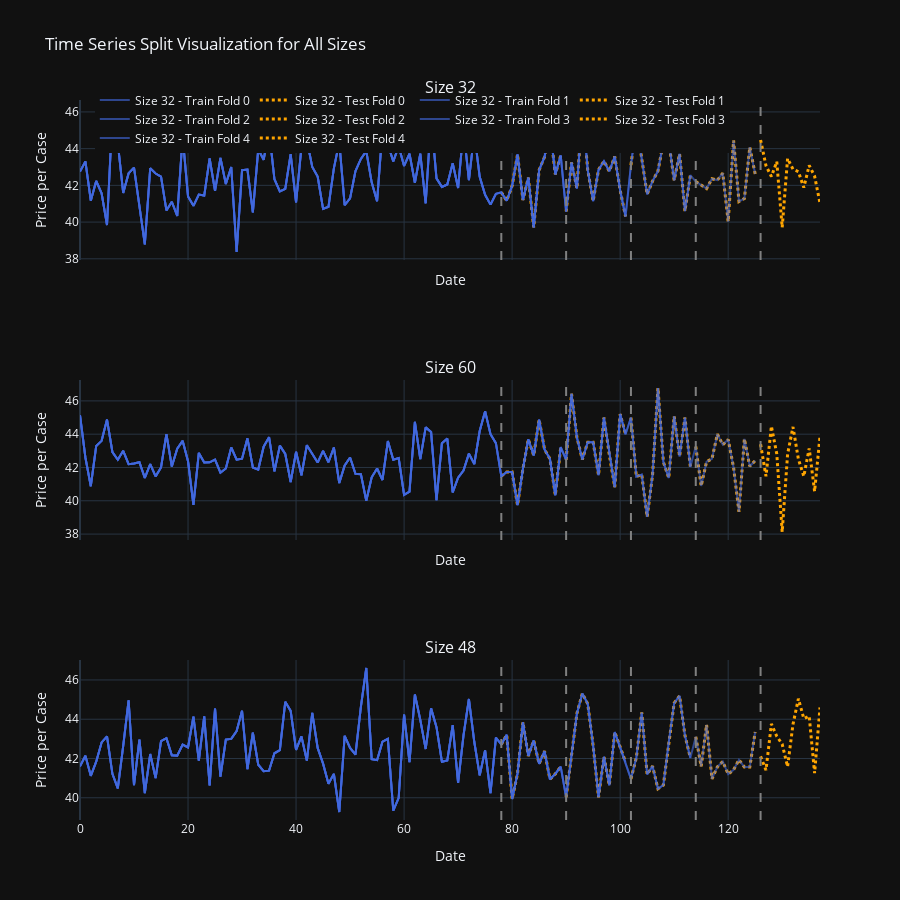
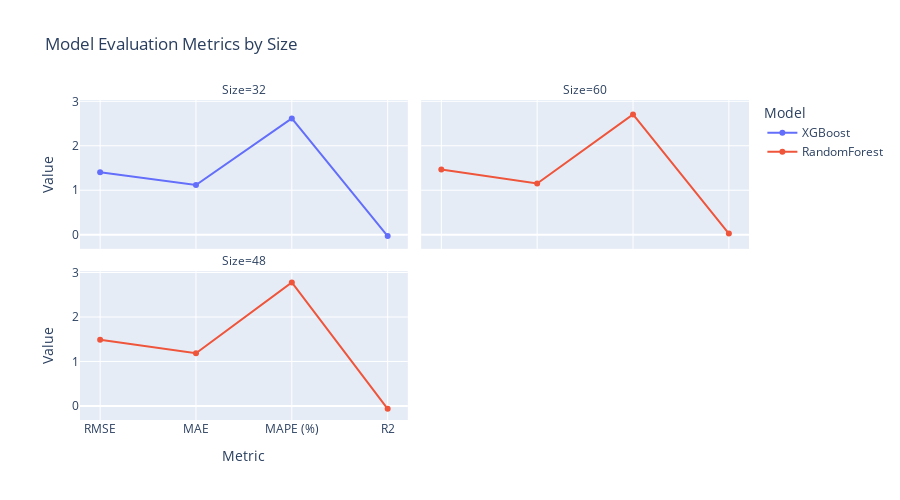

Notebook source saved alongside these figures, in order:
### Code cell
from plotly.subplots import make_subplots


n_sizes = len(weekly_data_by_size)
fig = make_subplots(
    rows=n_sizes, cols=1,
    shared_xaxes=True,
    subplot_titles=[f"Size {size}" for size in weekly_data_by_size.keys()]
)

row = 1
for size, df_size in weekly_data_by_size.items():
    df_size = df_size.sort_index()
    tss = TimeSeriesSplit(n_splits=5, test_size=12)
    fold = 0

    for train_idx, val_idx in tss.split(df_size):
        train = df_size.iloc[train_idx]
        test = df_size.iloc[val_idx]
        
        fig.add_trace(
            go.Scatter(
                x=train.index, y=train['price_per_case'],
                mode='lines',
                name=f'Size {size} - Train Fold {fold}',
                line=dict(color='royalblue'),
                opacity=0.6,
                showlegend=(row == 1)
            ),
            row=row, col=1
        )
        
        fig.add_trace(
            go.Scatter(
                x=test.index, y=test['price_per_case'],
                mode='lines',
                name=f'Size {size} - Test Fold {fold}',
                line=dict(color='orange', dash='dot', width=3),
                showlegend=(row == 1)
            ),
            row=row, col=1
        )
        
        fig.add_vline(
            x=test.index.min(),
            line=dict(color='gray', dash='dash'),
            row=row, col=1
        )
        
        fold += 1
    
    row += 1

fig.update_layout(
    height=300 * n_sizes,
    title_text="Time Series Split Visualization for All Sizes",
    template="plotly_dark",
    hovermode="x unified",
    legend=dict(x=0.02, y=1.02, orientation='h')
)

fig.update_xaxes(title_text="Date")
fig.update_yaxes(title_text="Price per Case")

fig.show()



import plotly.express as px

metrics_melted = metrics_df.melt(id_vars=['Size','Model'], 
                                 value_vars=['RMSE','MAE','MAPE (%)','R2'],
                                 var_name='Metric', value_name='Value')

fig = px.line(metrics_melted, 
              x='Metric', y='Value', color='Model', markers=True,
              facet_col='Size', facet_col_wrap=2,
              title='Model Evaluation Metrics by Size')

fig.update_layout(height=500, width=900)
fig.show()

### Figure 1 — Plotly figure (JSON) as saved in the notebook; plotly's stock layout.template omitted (floating-point values rounded to 4 significant figures)
{"data": [{"line": {"color": "royalblue"}, "mode": "lines", "name": "Size 32 - Train Fold 0", "opacity": 0.6, "showlegend": true, "type": "scatter", "x": [0, 1, 2, 3, 4, 5, 6, 7, 8, 9, 10, 11, 12, 13, 14, 15, 16, 17, 18, 19, 20, 21, 22, 23, 24, 25, 26, 27, 28, 29, 30, 31, 32, 33, 34, 35, 36, 37, 38, 39, 40, 41, 42, 43, 44, 45, 46, 47, 48, 49, 50, 51, 52, 53, 54, 55, 56, 57, 58, 59, 60, 61, 62, 63, 64, 65, 66, 67, 68, 69, 70, 71, 72, 73, 74, 75, 76, 77], "xaxis": "x", "y": [42.75, 43.3, 41.17, 42.24, 41.57, 39.84, 45.86, 44.3, 41.59, 42.65, 42.97, 40.85, 38.79, 42.93, 42.65, 42.48, 40.63, 41.11, 40.33, 44.67, 41.4, 40.88, 41.5, 41.44, 43.46, 41.7, 43.49, 42.08, 43.0, 38.37, 42.83, 42.86, 40.53, 43.96, 43.39, 45.0, 42.33, 41.67, 41.81, 43.7, 41.07, 44.08, 44.47, 43.0, 42.48, 40.72, 40.83, 42.93, 44.36, 40.92, 41.29, 42.78, 43.44, 43.87, 42.17, 41.13, 45.03, 44.24, 43.3, 44.13, 43.06, 43.72, 42.14, 43.73, 41.02, 45.71, 42.38, 41.92, 42.05, 43.21, 41.86, 45.05, 42.29, 44.83, 42.46, 41.49, 40.95, 41.54], "yaxis": "y"}, {"line": {"color": "orange", "dash": "dot", "width": 3}, "mode": "lines", "name": "Size 32 - Test Fold 0", "showlegend": true, "type": "scatter", "x": [78, 79, 80, 81, 82, 83, 84, 85, 86, 87, 88, 89], "xaxis": "x", "y": [41.62, 41.16, 41.98, 43.69, 41.21, 42.42, 39.71, 42.83, 43.55, 45.15, 42.6, 43.63], "yaxis": "y"}, {"line": {"color": "royalblue"}, "mode": "lines", "name": "Size 32 - Train Fold 1", "opacity": 0.6, "showlegend": true, "type": "scatter", "x": [0, 1, 2, 3, 4, 5, 6, 7, 8, 9, 10, 11, 12, 13, 14, 15, 16, 17, 18, 19, 20, 21, 22, 23, 24, 25, 26, 27, 28, 29, 30, 31, 32, 33, 34, 35, 36, 37, 38, 39, 40, 41, 42, 43, 44, 45, 46, 47, 48, 49, 50, 51, 52, 53, 54, 55, 56, 57, 58, 59, 60, 61, 62, 63, 64, 65, 66, 67, 68, 69, 70, 71, 72, 73, 74, 75, 76, 77, 78, 79, 80, 81, 82, 83, 84, 85, 86, 87, 88, 89], "xaxis": "x", "y": [42.75, 43.3, 41.17, 42.24, 41.57, 39.84, 45.86, 44.3, 41.59, 42.65, 42.97, 40.85, 38.79, 42.93, 42.65, 42.48, 40.63, 41.11, 40.33, 44.67, 41.4, 40.88, 41.5, 41.44, 43.46, 41.7, 43.49, 42.08, 43.0, 38.37, 42.83, 42.86, 40.53, 43.96, 43.39, 45.0, 42.33, 41.67, 41.81, 43.7, 41.07, 44.08, 44.47, 43.0, 42.48, 40.72, 40.83, 42.93, 44.36, 40.92, 41.29, 42.78, 43.44, 43.87, 42.17, 41.13, 45.03, 44.24, 43.3, 44.13, 43.06, 43.72, 42.14, 43.73, 41.02, 45.71, 42.38, 41.92, 42.05, 43.21, 41.86, 45.05, 42.29, 44.83, 42.46, 41.49, 40.95, 41.54, 41.62, 41.16, 41.98, 43.69, 41.21, 42.42, 39.71, 42.83, 43.55, 45.15, 42.6, 43.63], "yaxis": "y"}, {"line": {"color": "orange", "dash": "dot", "width": 3}, "mode": "lines", "name": "Size 32 - Test Fold 1", "showlegend": true, "type": "scatter", "x": [90, 91, 92, 93, 94, 95, 96, 97, 98, 99, 100, 101], "xaxis": "x", "y": [40.58, 43.24, 41.83, 46.21, 42.83, 41.15, 42.85, 43.32, 42.77, 43.57, 41.74, 40.31], "yaxis": "y"}, {"line": {"color": "royalblue"}, "mode": "lines", "name": "Size 32 - Train Fold 2", "opacity": 0.6, "showlegend": true, "type": "scatter", "x": [0, 1, 2, 3, 4, 5, 6, 7, 8, 9, 10, 11, 12, 13, 14, 15, 16, 17, 18, 19, 20, 21, 22, 23, 24, 25, 26, 27, 28, 29, 30, 31, 32, 33, 34, 35, 36, 37, 38, 39, 40, 41, 42, 43, 44, 45, 46, 47, 48, 49, 50, 51, 52, 53, 54, 55, 56, 57, 58, 59, 60, 61, 62, 63, 64, 65, 66, 67, 68, 69, 70, 71, 72, 73, 74, 75, 76, 77, 78, 79, 80, 81, 82, 83, 84, 85, 86, 87, 88, 89, 90, 91, 92, 93, 94, 95, 96, 97, 98, 99, 100, 101], "xaxis": "x", "y": [42.75, 43.3, 41.17, 42.24, 41.57, 39.84, 45.86, 44.3, 41.59, 42.65, 42.97, 40.85, 38.79, 42.93, 42.65, 42.48, 40.63, 41.11, 40.33, 44.67, 41.4, 40.88, 41.5, 41.44, 43.46, 41.7, 43.49, 42.08, 43.0, 38.37, 42.83, 42.86, 40.53, 43.96, 43.39, 45.0, 42.33, 41.67, 41.81, 43.7, 41.07, 44.08, 44.47, 43.0, 42.48, 40.72, 40.83, 42.93, 44.36, 40.92, 41.29, 42.78, 43.44, 43.87, 42.17, 41.13, 45.03, 44.24, 43.3, 44.13, 43.06, 43.72, 42.14, 43.73, 41.02, 45.71, 42.38, 41.92, 42.05, 43.21, 41.86, 45.05, 42.29, 44.83, 42.46, 41.49, 40.95, 41.54, 41.62, 41.16, 41.98, 43.69, 41.21, 42.42, 39.71, 42.83, 43.55, 45.15, 42.6, 43.63, 40.58, 43.24, 41.83, 46.21, 42.83, 41.15, 42.85, 43.32, 42.77, 43.57, 41.74, 40.31], "yaxis": "y"}, {"line": {"color": "orange", "dash": "dot", "width": 3}, "mode": "lines", "name": "Size 32 - Test Fold 2", "showlegend": true, "type": "scatter", "x": [102, 103, 104, 105, 106, 107, 108, 109, 110, 111, 112, 113], "xaxis": "x", "y": [43.11, 45.36, 43.46, 41.51, 42.23, 42.78, 44.35, 44.39, 42.28, 43.71, 40.6, 42.56], "yaxis": "y"}, {"line": {"color": "royalblue"}, "mode": "lines", "name": "Size 32 - Train Fold 3", "opacity": 0.6, "showlegend": true, "type": "scatter", "x": [0, 1, 2, 3, 4, 5, 6, 7, 8, 9, 10, 11, 12, 13, 14, 15, 16, 17, 18, 19, 20, 21, 22, 23, 24, 25, 26, 27, 28, 29, 30, 31, 32, 33, 34, 35, 36, 37, 38, 39, 40, 41, 42, 43, 44, 45, 46, 47, 48, 49, 50, 51, 52, 53, 54, 55, 56, 57, 58, 59, 60, 61, 62, 63, 64, 65, 66, 67, 68, 69, 70, 71, 72, 73, 74, 75, 76, 77, 78, 79, 80, 81, 82, 83, 84, 85, 86, 87, 88, 89, 90, 91, 92, 93, 94, 95, 96, 97, 98, 99, 100, 101, 102, 103, 104, 105, 106, 107, 108, 109, 110, 111, 112, 113], "xaxis": "x", "y": [42.75, 43.3, 41.17, 42.24, 41.57, 39.84, 45.86, 44.3, 41.59, 42.65, 42.97, 40.85, 38.79, 42.93, 42.65, 42.48, 40.63, 41.11, 40.33, 44.67, 41.4, 40.88, 41.5, 41.44, 43.46, 41.7, 43.49, 42.08, 43.0, 38.37, 42.83, 42.86, 40.53, 43.96, 43.39, 45.0, 42.33, 41.67, 41.81, 43.7, 41.07, 44.08, 44.47, 43.0, 42.48, 40.72, 40.83, 42.93, 44.36, 40.92, 41.29, 42.78, 43.44, 43.87, 42.17, 41.13, 45.03, 44.24, 43.3, 44.13, 43.06, 43.72, 42.14, 43.73, 41.02, 45.71, 42.38, 41.92, 42.05, 43.21, 41.86, 45.05, 42.29, 44.83, 42.46, 41.49, 40.95, 41.54, 41.62, 41.16, 41.98, 43.69, 41.21, 42.42, 39.71, 42.83, 43.55, 45.15, 42.6, 43.63, 40.58, 43.24, 41.83, 46.21, 42.83, 41.15, 42.85, 43.32, 42.77, 43.57, 41.74, 40.31, 43.11, 45.36, 43.46, 41.51, 42.23, 42.78, 44.35, 44.39, 42.28, 43.71, 40.6, 42.56], "yaxis": "y"}, {"line": {"color": "orange", "dash": "dot", "width": 3}, "mode": "lines", "name": "Size 32 - Test Fold 3", "showlegend": true, "type": "scatter", "x": [114, 115, 116, 117, 118, 119, 120, 121, 122, 123, 124, 125], "xaxis": "x", "y": [42.21, 42.0, 41.83, 42.36, 42.28, 42.67, 40.03, 44.44, 41.12, 41.28, 44.08, 42.62], "yaxis": "y"}, {"line": {"color": "royalblue"}, "mode": "lines", "name": "Size 32 - Train Fold 4", "opacity": 0.6, "showlegend": true, "type": "scatter", "x": [0, 1, 2, 3, 4, 5, 6, 7, 8, 9, 10, 11, 12, 13, 14, 15, 16, 17, 18, 19, 20, 21, 22, 23, 24, 25, 26, 27, 28, 29, 30, 31, 32, 33, 34, 35, 36, 37, 38, 39, 40, 41, 42, 43, 44, 45, 46, 47, 48, 49, 50, 51, 52, 53, 54, 55, 56, 57, 58, 59, 60, 61, 62, 63, 64, 65, 66, 67, 68, 69, 70, 71, 72, 73, 74, 75, 76, 77, 78, 79, 80, 81, 82, 83, 84, 85, 86, 87, 88, 89, 90, 91, 92, 93, 94, 95, 96, 97, 98, 99, 100, 101, 102, 103, 104, 105, 106, 107, 108, 109, 110, 111, 112, 113, 114, 115, 116, 117, 118, 119, 120, 121, 122, 123, 124, 125], "xaxis": "x", "y": [42.75, 43.3, 41.17, 42.24, 41.57, 39.84, 45.86, 44.3, 41.59, 42.65, 42.97, 40.85, 38.79, 42.93, 42.65, 42.48, 40.63, 41.11, 40.33, 44.67, 41.4, 40.88, 41.5, 41.44, 43.46, 41.7, 43.49, 42.08, 43.0, 38.37, 42.83, 42.86, 40.53, 43.96, 43.39, 45.0, 42.33, 41.67, 41.81, 43.7, 41.07, 44.08, 44.47, 43.0, 42.48, 40.72, 40.83, 42.93, 44.36, 40.92, 41.29, 42.78, 43.44, 43.87, 42.17, 41.13, 45.03, 44.24, 43.3, 44.13, 43.06, 43.72, 42.14, 43.73, 41.02, 45.71, 42.38, 41.92, 42.05, 43.21, 41.86, 45.05, 42.29, 44.83, 42.46, 41.49, 40.95, 41.54, 41.62, 41.16, 41.98, 43.69, 41.21, 42.42, 39.71, 42.83, 43.55, 45.15, 42.6, 43.63, 40.58, 43.24, 41.83, 46.21, 42.83, 41.15, 42.85, 43.32, 42.77, 43.57, 41.74, 40.31, 43.11, 45.36, 43.46, 41.51, 42.23, 42.78, 44.35, 44.39, 42.28, 43.71, 40.6, 42.56, 42.21, 42.0, 41.83, 42.36, 42.28, 42.67, 40.03, 44.44, 41.12, 41.28, 44.08, 42.62], "yaxis": "y"}, {"line": {"color": "orange", "dash": "dot", "width": 3}, "mode": "lines", "name": "Size 32 - Test Fold 4", "showlegend": true, "type": "scatter", "x": [126, 127, 128, 129, 130, 131, 132, 133, 134, 135, 136, 137], "xaxis": "x", "y": [44.47, 43.07, 42.48, 43.29, 39.71, 43.47, 42.88, 42.75, 41.88, 43.09, 42.5, 41.03], "yaxis": "y"}, {"line": {"color": "royalblue"}, "mode": "lines", "name": "Size 60 - Train Fold 0", "opacity": 0.6, "showlegend": false, "type": "scatter", "x": [0, 1, 2, 3, 4, 5, 6, 7, 8, 9, 10, 11, 12, 13, 14, 15, 16, 17, 18, 19, 20, 21, 22, 23, 24, 25, 26, 27, 28, 29, 30, 31, 32, 33, 34, 35, 36, 37, 38, 39, 40, 41, 42, 43, 44, 45, 46, 47, 48, 49, 50, 51, 52, 53, 54, 55, 56, 57, 58, 59, 60, 61, 62, 63, 64, 65, 66, 67, 68, 69, 70, 71, 72, 73, 74, 75, 76, 77], "xaxis": "x2", "y": [45.14, 42.6, 40.88, 43.29, 43.6, 44.88, 42.93, 42.47, 43.0, 42.2, 42.24, 42.31, 41.38, 42.2, 41.47, 42.0, 44.0, 42.06, 43.13, 43.6, 42.38, 39.75, 42.88, 42.29, 42.31, 42.47, 41.69, 41.94, 43.2, 42.47, 42.53, 43.75, 42.0, 41.88, 43.25, 43.82, 41.76, 43.31, 42.81, 41.12, 42.94, 41.53, 43.33, 42.81, 42.29, 43.0, 42.31, 43.2, 41.07, 42.12, 42.6, 41.62, 41.6, 40.0, 41.41, 41.94, 41.25, 43.59, 42.47, 42.56, 40.35, 40.55, 44.74, 42.5, 44.41, 44.13, 40.04, 43.46, 43.74, 40.5, 41.39, 41.82, 42.83, 42.21, 44.2, 45.38, 44.0, 43.46], "yaxis": "y2"}, {"line": {"color": "orange", "dash": "dot", "width": 3}, "mode": "lines", "name": "Size 60 - Test Fold 0", "showlegend": false, "type": "scatter", "x": [78, 79, 80, 81, 82, 83, 84, 85, 86, 87, 88, 89], "xaxis": "x2", "y": [41.48, 41.73, 41.73, 39.74, 41.92, 43.7, 42.72, 44.88, 43.09, 42.52, 40.33, 43.22], "yaxis": "y2"}, {"line": {"color": "royalblue"}, "mode": "lines", "name": "Size 60 - Train Fold 1", "opacity": 0.6, "showlegend": false, "type": "scatter", "x": [0, 1, 2, 3, 4, 5, 6, 7, 8, 9, 10, 11, 12, 13, 14, 15, 16, 17, 18, 19, 20, 21, 22, 23, 24, 25, 26, 27, 28, 29, 30, 31, 32, 33, 34, 35, 36, 37, 38, 39, 40, 41, 42, 43, 44, 45, 46, 47, 48, 49, 50, 51, 52, 53, 54, 55, 56, 57, 58, 59, 60, 61, 62, 63, 64, 65, 66, 67, 68, 69, 70, 71, 72, 73, 74, 75, 76, 77, 78, 79, 80, 81, 82, 83, 84, 85, 86, 87, 88, 89], "xaxis": "x2", "y": [45.14, 42.6, 40.88, 43.29, 43.6, 44.88, 42.93, 42.47, 43.0, 42.2, 42.24, 42.31, 41.38, 42.2, 41.47, 42.0, 44.0, 42.06, 43.13, 43.6, 42.38, 39.75, 42.88, 42.29, 42.31, 42.47, 41.69, 41.94, 43.2, 42.47, 42.53, 43.75, 42.0, 41.88, 43.25, 43.82, 41.76, 43.31, 42.81, 41.12, 42.94, 41.53, 43.33, 42.81, 42.29, 43.0, 42.31, 43.2, 41.07, 42.12, 42.6, 41.62, 41.6, 40.0, 41.41, 41.94, 41.25, 43.59, 42.47, 42.56, 40.35, 40.55, 44.74, 42.5, 44.41, 44.13, 40.04, 43.46, 43.74, 40.5, 41.39, 41.82, 42.83, 42.21, 44.2, 45.38, 44.0, 43.46, 41.48, 41.73, 41.73, 39.74, 41.92, 43.7, 42.72, 44.88, 43.09, 42.52, 40.33, 43.22], "yaxis": "y2"}, {"line": {"color": "orange", "dash": "dot", "width": 3}, "mode": "lines", "name": "Size 60 - Test Fold 1", "showlegend": false, "type": "scatter", "x": [90, 91, 92, 93, 94, 95, 96, 97, 98, 99, 100, 101], "xaxis": "x2", "y": [42.46, 46.43, 43.8, 42.48, 43.52, 43.52, 41.54, 45.0, 42.76, 40.82, 45.21, 44.0], "yaxis": "y2"}, {"line": {"color": "royalblue"}, "mode": "lines", "name": "Size 60 - Train Fold 2", "opacity": 0.6, "showlegend": false, "type": "scatter", "x": [0, 1, 2, 3, 4, 5, 6, 7, 8, 9, 10, 11, 12, 13, 14, 15, 16, 17, 18, 19, 20, 21, 22, 23, 24, 25, 26, 27, 28, 29, 30, 31, 32, 33, 34, 35, 36, 37, 38, 39, 40, 41, 42, 43, 44, 45, 46, 47, 48, 49, 50, 51, 52, 53, 54, 55, 56, 57, 58, 59, 60, 61, 62, 63, 64, 65, 66, 67, 68, 69, 70, 71, 72, 73, 74, 75, 76, 77, 78, 79, 80, 81, 82, 83, 84, 85, 86, 87, 88, 89, 90, 91, 92, 93, 94, 95, 96, 97, 98, 99, 100, 101], "xaxis": "x2", "y": [45.14, 42.6, 40.88, 43.29, 43.6, 44.88, 42.93, 42.47, 43.0, 42.2, 42.24, 42.31, 41.38, 42.2, 41.47, 42.0, 44.0, 42.06, 43.13, 43.6, 42.38, 39.75, 42.88, 42.29, 42.31, 42.47, 41.69, 41.94, 43.2, 42.47, 42.53, 43.75, 42.0, 41.88, 43.25, 43.82, 41.76, 43.31, 42.81, 41.12, 42.94, 41.53, 43.33, 42.81, 42.29, 43.0, 42.31, 43.2, 41.07, 42.12, 42.6, 41.62, 41.6, 40.0, 41.41, 41.94, 41.25, 43.59, 42.47, 42.56, 40.35, 40.55, 44.74, 42.5, 44.41, 44.13, 40.04, 43.46, 43.74, 40.5, 41.39, 41.82, 42.83, 42.21, 44.2, 45.38, 44.0, 43.46, 41.48, 41.73, 41.73, 39.74, 41.92, 43.7, 42.72, 44.88, 43.09, 42.52, 40.33, 43.22, 42.46, 46.43, 43.8, 42.48, 43.52, 43.52, 41.54, 45.0, 42.76, 40.82, 45.21, 44.0], "yaxis": "y2"}, {"line": {"color": "orange", "dash": "dot", "width": 3}, "mode": "lines", "name": "Size 60 - Test Fold 2", "showlegend": false, "type": "scatter", "x": [102, 103, 104, 105, 106, 107, 108, 109, 110, 111, 112, 113], "xaxis": "x2", "y": [45.0, 41.45, 41.57, 39.03, 41.56, 46.77, 42.33, 41.37, 45.07, 42.67, 45.0, 42.04], "yaxis": "y2"}, {"line": {"color": "royalblue"}, "mode": "lines", "name": "Size 60 - Train Fold 3", "opacity": 0.6, "showlegend": false, "type": "scatter", "x": [0, 1, 2, 3, 4, 5, 6, 7, 8, 9, 10, 11, 12, 13, 14, 15, 16, 17, 18, 19, 20, 21, 22, 23, 24, 25, 26, 27, 28, 29, 30, 31, 32, 33, 34, 35, 36, 37, 38, 39, 40, 41, 42, 43, 44, 45, 46, 47, 48, 49, 50, 51, 52, 53, 54, 55, 56, 57, 58, 59, 60, 61, 62, 63, 64, 65, 66, 67, 68, 69, 70, 71, 72, 73, 74, 75, 76, 77, 78, 79, 80, 81, 82, 83, 84, 85, 86, 87, 88, 89, 90, 91, 92, 93, 94, 95, 96, 97, 98, 99, 100, 101, 102, 103, 104, 105, 106, 107, 108, 109, 110, 111, 112, 113], "xaxis": "x2", "y": [45.14, 42.6, 40.88, 43.29, 43.6, 44.88, 42.93, 42.47, 43.0, 42.2, 42.24, 42.31, 41.38, 42.2, 41.47, 42.0, 44.0, 42.06, 43.13, 43.6, 42.38, 39.75, 42.88, 42.29, 42.31, 42.47, 41.69, 41.94, 43.2, 42.47, 42.53, 43.75, 42.0, 41.88, 43.25, 43.82, 41.76, 43.31, 42.81, 41.12, 42.94, 41.53, 43.33, 42.81, 42.29, 43.0, 42.31, 43.2, 41.07, 42.12, 42.6, 41.62, 41.6, 40.0, 41.41, 41.94, 41.25, 43.59, 42.47, 42.56, 40.35, 40.55, 44.74, 42.5, 44.41, 44.13, 40.04, 43.46, 43.74, 40.5, 41.39, 41.82, 42.83, 42.21, 44.2, 45.38, 44.0, 43.46, 41.48, 41.73, 41.73, 39.74, 41.92, 43.7, 42.72, 44.88, 43.09, 42.52, 40.33, 43.22, 42.46, 46.43, 43.8, 42.48, 43.52, 43.52, 41.54, 45.0, 42.76, 40.82, 45.21, 44.0, 45.0, 41.45, 41.57, 39.03, 41.56, 46.77, 42.33, 41.37, 45.07, 42.67, 45.0, 42.04], "yaxis": "y2"}, {"line": {"color": "orange", "dash": "dot", "width": 3}, "mode": "lines", "name": "Size 60 - Test Fold 3", "showlegend": false, "type": "scatter", "x": [114, 115, 116, 117, 118, 119, 120, 121, 122, 123, 124, 125], "xaxis": "x2", "y": [43.26, 40.89, 42.35, 42.52, 44.0, 43.37, 43.68, 42.0, 39.33, 43.72, 42.07, 42.41], "yaxis": "y2"}, {"line": {"color": "royalblue"}, "mode": "lines", "name": "Size 60 - Train Fold 4", "opacity": 0.6, "showlegend": false, "type": "scatter", "x": [0, 1, 2, 3, 4, 5, 6, 7, 8, 9, 10, 11, 12, 13, 14, 15, 16, 17, 18, 19, 20, 21, 22, 23, 24, 25, 26, 27, 28, 29, 30, 31, 32, 33, 34, 35, 36, 37, 38, 39, 40, 41, 42, 43, 44, 45, 46, 47, 48, 49, 50, 51, 52, 53, 54, 55, 56, 57, 58, 59, 60, 61, 62, 63, 64, 65, 66, 67, 68, 69, 70, 71, 72, 73, 74, 75, 76, 77, 78, 79, 80, 81, 82, 83, 84, 85, 86, 87, 88, 89, 90, 91, 92, 93, 94, 95, 96, 97, 98, 99, 100, 101, 102, 103, 104, 105, 106, 107, 108, 109, 110, 111, 112, 113, 114, 115, 116, 117, 118, 119, 120, 121, 122, 123, 124, 125], "xaxis": "x2", "y": [45.14, 42.6, 40.88, 43.29, 43.6, 44.88, 42.93, 42.47, 43.0, 42.2, 42.24, 42.31, 41.38, 42.2, 41.47, 42.0, 44.0, 42.06, 43.13, 43.6, 42.38, 39.75, 42.88, 42.29, 42.31, 42.47, 41.69, 41.94, 43.2, 42.47, 42.53, 43.75, 42.0, 41.88, 43.25, 43.82, 41.76, 43.31, 42.81, 41.12, 42.94, 41.53, 43.33, 42.81, 42.29, 43.0, 42.31, 43.2, 41.07, 42.12, 42.6, 41.62, 41.6, 40.0, 41.41, 41.94, 41.25, 43.59, 42.47, 42.56, 40.35, 40.55, 44.74, 42.5, 44.41, 44.13, 40.04, 43.46, 43.74, 40.5, 41.39, 41.82, 42.83, 42.21, 44.2, 45.38, 44.0, 43.46, 41.48, 41.73, 41.73, 39.74, 41.92, 43.7, 42.72, 44.88, 43.09, 42.52, 40.33, 43.22, 42.46, 46.43, 43.8, 42.48, 43.52, 43.52, 41.54, 45.0, 42.76, 40.82, 45.21, 44.0, 45.0, 41.45, 41.57, 39.03, 41.56, 46.77, 42.33, 41.37, 45.07, 42.67, 45.0, 42.04, 43.26, 40.89, 42.35, 42.52, 44.0, 43.37, 43.68, 42.0, 39.33, 43.72, 42.07, 42.41], "yaxis": "y2"}, {"line": {"color": "orange", "dash": "dot", "width": 3}, "mode": "lines", "name": "Size 60 - Test Fold 4", "showlegend": false, "type": "scatter", "x": [126, 127, 128, 129, 130, 131, 132, 133, 134, 135, 136, 137], "xaxis": "x2", "y": [43.39, 41.47, 44.48, 42.81, 38.12, 42.8, 44.44, 42.5, 41.47, 43.14, 40.56, 43.88], "yaxis": "y2"}, {"line": {"color": "royalblue"}, "mode": "lines", "name": "Size 48 - Train Fold 0", "opacity": 0.6, "showlegend": false, "type": "scatter", "x": [0, 1, 2, 3, 4, 5, 6, 7, 8, 9, 10, 11, 12, 13, 14, 15, 16, 17, 18, 19, 20, 21, 22, 23, 24, 25, 26, 27, 28, 29, 30, 31, 32, 33, 34, 35, 36, 37, 38, 39, 40, 41, 42, 43, 44, 45, 46, 47, 48, 49, 50, 51, 52, 53, 54, 55, 56, 57, 58, 59, 60, 61, 62, 63, 64, 65, 66, 67, 68, 69, 70, 71, 72, 73, 74, 75, 76, 77], "xaxis": "x3", "y": [41.6, 42.14, 41.12, 41.84, 42.82, 43.13, 41.22, 40.48, 42.64, 44.96, 40.64, 42.96, 40.24, 42.23, 41.0, 42.88, 43.04, 42.17, 42.15, 42.71, 42.57, 44.14, 41.89, 44.15, 40.63, 44.55, 41.08, 42.96, 43.0, 43.4, 44.43, 41.45, 43.31, 41.68, 41.36, 41.38, 42.27, 42.42, 44.88, 44.42, 42.44, 43.12, 41.89, 44.32, 42.54, 41.74, 40.71, 41.22, 39.28, 43.15, 42.54, 42.2, 44.62, 46.61, 41.96, 41.91, 42.86, 43.0, 39.35, 40.0, 44.24, 41.81, 45.26, 43.97, 42.49, 44.55, 43.59, 41.84, 41.91, 43.7, 40.76, 43.18, 45.03, 42.84, 41.14, 42.42, 40.24, 43.06], "yaxis": "y3"}, {"line": {"color": "orange", "dash": "dot", "width": 3}, "mode": "lines", "name": "Size 48 - Test Fold 0", "showlegend": false, "type": "scatter", "x": [78, 79, 80, 81, 82, 83, 84, 85, 86, 87, 88, 89], "xaxis": "x3", "y": [42.72, 43.21, 39.94, 41.23, 43.84, 42.13, 42.92, 41.73, 42.38, 40.94, 41.22, 41.58], "yaxis": "y3"}, {"line": {"color": "royalblue"}, "mode": "lines", "name": "Size 48 - Train Fold 1", "opacity": 0.6, "showlegend": false, "type": "scatter", "x": [0, 1, 2, 3, 4, 5, 6, 7, 8, 9, 10, 11, 12, 13, 14, 15, 16, 17, 18, 19, 20, 21, 22, 23, 24, 25, 26, 27, 28, 29, 30, 31, 32, 33, 34, 35, 36, 37, 38, 39, 40, 41, 42, 43, 44, 45, 46, 47, 48, 49, 50, 51, 52, 53, 54, 55, 56, 57, 58, 59, 60, 61, 62, 63, 64, 65, 66, 67, 68, 69, 70, 71, 72, 73, 74, 75, 76, 77, 78, 79, 80, 81, 82, 83, 84, 85, 86, 87, 88, 89], "xaxis": "x3", "y": [41.6, 42.14, 41.12, 41.84, 42.82, 43.13, 41.22, 40.48, 42.64, 44.96, 40.64, 42.96, 40.24, 42.23, 41.0, 42.88, 43.04, 42.17, 42.15, 42.71, 42.57, 44.14, 41.89, 44.15, 40.63, 44.55, 41.08, 42.96, 43.0, 43.4, 44.43, 41.45, 43.31, 41.68, 41.36, 41.38, 42.27, 42.42, 44.88, 44.42, 42.44, 43.12, 41.89, 44.32, 42.54, 41.74, 40.71, 41.22, 39.28, 43.15, 42.54, 42.2, 44.62, 46.61, 41.96, 41.91, 42.86, 43.0, 39.35, 40.0, 44.24, 41.81, 45.26, 43.97, 42.49, 44.55, 43.59, 41.84, 41.91, 43.7, 40.76, 43.18, 45.03, 42.84, 41.14, 42.42, 40.24, 43.06, 42.72, 43.21, 39.94, 41.23, 43.84, 42.13, 42.92, 41.73, 42.38, 40.94, 41.22, 41.58], "yaxis": "y3"}, {"line": {"color": "orange", "dash": "dot", "width": 3}, "mode": "lines", "name": "Size 48 - Test Fold 1", "showlegend": false, "type": "scatter", "x": [90, 91, 92, 93, 94, 95, 96, 97, 98, 99, 100, 101], "xaxis": "x3", "y": [40.03, 42.21, 44.3, 45.32, 44.78, 42.65, 40.03, 42.09, 40.64, 43.34, 42.54, 41.82], "yaxis": "y3"}, {"line": {"color": "royalblue"}, "mode": "lines", "name": "Size 48 - Train Fold 2", "opacity": 0.6, "showlegend": false, "type": "scatter", "x": [0, 1, 2, 3, 4, 5, 6, 7, 8, 9, 10, 11, 12, 13, 14, 15, 16, 17, 18, 19, 20, 21, 22, 23, 24, 25, 26, 27, 28, 29, 30, 31, 32, 33, 34, 35, 36, 37, 38, 39, 40, 41, 42, 43, 44, 45, 46, 47, 48, 49, 50, 51, 52, 53, 54, 55, 56, 57, 58, 59, 60, 61, 62, 63, 64, 65, 66, 67, 68, 69, 70, 71, 72, 73, 74, 75, 76, 77, 78, 79, 80, 81, 82, 83, 84, 85, 86, 87, 88, 89, 90, 91, 92, 93, 94, 95, 96, 97, 98, 99, 100, 101], "xaxis": "x3", "y": [41.6, 42.14, 41.12, 41.84, 42.82, 43.13, 41.22, 40.48, 42.64, 44.96, 40.64, 42.96, 40.24, 42.23, 41.0, 42.88, 43.04, 42.17, 42.15, 42.71, 42.57, 44.14, 41.89, 44.15, 40.63, 44.55, 41.08, 42.96, 43.0, 43.4, 44.43, 41.45, 43.31, 41.68, 41.36, 41.38, 42.27, 42.42, 44.88, 44.42, 42.44, 43.12, 41.89, 44.32, 42.54, 41.74, 40.71, 41.22, 39.28, 43.15, 42.54, 42.2, 44.62, 46.61, 41.96, 41.91, 42.86, 43.0, 39.35, 40.0, 44.24, 41.81, 45.26, 43.97, 42.49, 44.55, 43.59, 41.84, 41.91, 43.7, 40.76, 43.18, 45.03, 42.84, 41.14, 42.42, 40.24, 43.06, 42.72, 43.21, 39.94, 41.23, 43.84, 42.13, 42.92, 41.73, 42.38, 40.94, 41.22, 41.58, 40.03, 42.21, 44.3, 45.32, 44.78, 42.65, 40.03, 42.09, 40.64, 43.34, 42.54, 41.82], "yaxis": "y3"}, {"line": {"color": "orange", "dash": "dot", "width": 3}, "mode": "lines", "name": "Size 48 - Test Fold 2", "showlegend": false, "type": "scatter", "x": [102, 103, 104, 105, 106, 107, 108, 109, 110, 111, 112, 113], "xaxis": "x3", "y": [40.96, 42.04, 44.34, 41.18, 41.61, 40.46, 40.65, 42.82, 44.83, 45.19, 43.17, 42.03], "yaxis": "y3"}, {"line": {"color": "royalblue"}, "mode": "lines", "name": "Size 48 - Train Fold 3", "opacity": 0.6, "showlegend": false, "type": "scatter", "x": [0, 1, 2, 3, 4, 5, 6, 7, 8, 9, 10, 11, 12, 13, 14, 15, 16, 17, 18, 19, 20, 21, 22, 23, 24, 25, 26, 27, 28, 29, 30, 31, 32, 33, 34, 35, 36, 37, 38, 39, 40, 41, 42, 43, 44, 45, 46, 47, 48, 49, 50, 51, 52, 53, 54, 55, 56, 57, 58, 59, 60, 61, 62, 63, 64, 65, 66, 67, 68, 69, 70, 71, 72, 73, 74, 75, 76, 77, 78, 79, 80, 81, 82, 83, 84, 85, 86, 87, 88, 89, 90, 91, 92, 93, 94, 95, 96, 97, 98, 99, 100, 101, 102, 103, 104, 105, 106, 107, 108, 109, 110, 111, 112, 113], "xaxis": "x3", "y": [41.6, 42.14, 41.12, 41.84, 42.82, 43.13, 41.22, 40.48, 42.64, 44.96, 40.64, 42.96, 40.24, 42.23, 41.0, 42.88, 43.04, 42.17, 42.15, 42.71, 42.57, 44.14, 41.89, 44.15, 40.63, 44.55, 41.08, 42.96, 43.0, 43.4, 44.43, 41.45, 43.31, 41.68, 41.36, 41.38, 42.27, 42.42, 44.88, 44.42, 42.44, 43.12, 41.89, 44.32, 42.54, 41.74, 40.71, 41.22, 39.28, 43.15, 42.54, 42.2, 44.62, 46.61, 41.96, 41.91, 42.86, 43.0, 39.35, 40.0, 44.24, 41.81, 45.26, 43.97, 42.49, 44.55, 43.59, 41.84, 41.91, 43.7, 40.76, 43.18, 45.03, 42.84, 41.14, 42.42, 40.24, 43.06, 42.72, 43.21, 39.94, 41.23, 43.84, 42.13, 42.92, 41.73, 42.38, 40.94, 41.22, 41.58, 40.03, 42.21, 44.3, 45.32, 44.78, 42.65, 40.03, 42.09, 40.64, 43.34, 42.54, 41.82, 40.96, 42.04, 44.34, 41.18, 41.61, 40.46, 40.65, 42.82, 44.83, 45.19, 43.17, 42.03], "yaxis": "y3"}, {"line": {"color": "orange", "dash": "dot", "width": 3}, "mode": "lines", "name": "Size 48 - Test Fold 3", "showlegend": false, "type": "scatter", "x": [114, 115, 116, 117, 118, 119, 120, 121, 122, 123, 124, 125], "xaxis": "x3", "y": [43.11, 41.6, 43.72, 40.97, 41.58, 41.85, 41.21, 41.42, 41.94, 41.57, 41.56, 43.35], "yaxis": "y3"}, {"line": {"color": "royalblue"}, "mode": "lines", "name": "Size 48 - Train Fold 4", "opacity": 0.6, "showlegend": false, "type": "scatter", "x": [0, 1, 2, 3, 4, 5, 6, 7, 8, 9, 10, 11, 12, 13, 14, 15, 16, 17, 18, 19, 20, 21, 22, 23, 24, 25, 26, 27, 28, 29, 30, 31, 32, 33, 34, 35, 36, 37, 38, 39, 40, 41, 42, 43, 44, 45, 46, 47, 48, 49, 50, 51, 52, 53, 54, 55, 56, 57, 58, 59, 60, 61, 62, 63, 64, 65, 66, 67, 68, 69, 70, 71, 72, 73, 74, 75, 76, 77, 78, 79, 80, 81, 82, 83, 84, 85, 86, 87, 88, 89, 90, 91, 92, 93, 94, 95, 96, 97, 98, 99, 100, 101, 102, 103, 104, 105, 106, 107, 108, 109, 110, 111, 112, 113, 114, 115, 116, 117, 118, 119, 120, 121, 122, 123, 124, 125], "xaxis": "x3", "y": [41.6, 42.14, 41.12, 41.84, 42.82, 43.13, 41.22, 40.48, 42.64, 44.96, 40.64, 42.96, 40.24, 42.23, 41.0, 42.88, 43.04, 42.17, 42.15, 42.71, 42.57, 44.14, 41.89, 44.15, 40.63, 44.55, 41.08, 42.96, 43.0, 43.4, 44.43, 41.45, 43.31, 41.68, 41.36, 41.38, 42.27, 42.42, 44.88, 44.42, 42.44, 43.12, 41.89, 44.32, 42.54, 41.74, 40.71, 41.22, 39.28, 43.15, 42.54, 42.2, 44.62, 46.61, 41.96, 41.91, 42.86, 43.0, 39.35, 40.0, 44.24, 41.81, 45.26, 43.97, 42.49, 44.55, 43.59, 41.84, 41.91, 43.7, 40.76, 43.18, 45.03, 42.84, 41.14, 42.42, 40.24, 43.06, 42.72, 43.21, 39.94, 41.23, 43.84, 42.13, 42.92, 41.73, 42.38, 40.94, 41.22, 41.58, 40.03, 42.21, 44.3, 45.32, 44.78, 42.65, 40.03, 42.09, 40.64, 43.34, 42.54, 41.82, 40.96, 42.04, 44.34, 41.18, 41.61, 40.46, 40.65, 42.82, 44.83, 45.19, 43.17, 42.03, 43.11, 41.6, 43.72, 40.97, 41.58, 41.85, 41.21, 41.42, 41.94, 41.57, 41.56, 43.35], "yaxis": "y3"}, {"line": {"color": "orange", "dash": "dot", "width": 3}, "mode": "lines", "name": "Size 48 - Test Fold 4", "showlegend": false, "type": "scatter", "x": [126, 127, 128, 129, 130, 131, 132, 133, 134, 135, 136, 137], "xaxis": "x3", "y": [42.11, 41.41, 43.76, 43.13, 42.73, 41.58, 43.74, 45.05, 44.04, 44.16, 41.25, 44.6], "yaxis": "y3"}], "layout": {"annotations": [{"font": {"size": 16}, "showarrow": false, "text": "Size 32", "x": 0.5, "xanchor": "center", "xref": "paper", "y": 1, "yanchor": "bottom", "yref": "paper"}, {"font": {"size": 16}, "showarrow": false, "text": "Size 60", "x": 0.5, "xanchor": "center", "xref": "paper", "y": 0.6111, "yanchor": "bottom", "yref": "paper"}, {"font": {"size": 16}, "showarrow": false, "text": "Size 48", "x": 0.5, "xanchor": "center", "xref": "paper", "y": 0.2222, "yanchor": "bottom", "yref": "paper"}], "height": 900, "hovermode": "x unified", "legend": {"orientation": "h", "x": 0.02, "y": 1.02}, "shapes": [{"line": {"color": "gray", "dash": "dash"}, "type": "line", "x0": 78, "x1": 78, "xref": "x", "y0": 0, "y1": 1, "yref": "y domain"}, {"line": {"color": "gray", "dash": "dash"}, "type": "line", "x0": 90, "x1": 90, "xref": "x", "y0": 0, "y1": 1, "yref": "y domain"}, {"line": {"color": "gray", "dash": "dash"}, "type": "line", "x0": 102, "x1": 102, "xref": "x", "y0": 0, "y1": 1, "yref": "y domain"}, {"line": {"color": "gray", "dash": "dash"}, "type": "line", "x0": 114, "x1": 114, "xref": "x", "y0": 0, "y1": 1, "yref": "y domain"}, {"line": {"color": "gray", "dash": "dash"}, "type": "line", "x0": 126, "x1": 126, "xref": "x", "y0": 0, "y1": 1, "yref": "y domain"}, {"line": {"color": "gray", "dash": "dash"}, "type": "line", "x0": 78, "x1": 78, "xref": "x2", "y0": 0, "y1": 1, "yref": "y2 domain"}, {"line": {"color": "gray", "dash": "dash"}, "type": "line", "x0": 90, "x1": 90, "xref": "x2", "y0": 0, "y1": 1, "yref": "y2 domain"}, {"line": {"color": "gray", "dash": "dash"}, "type": "line", "x0": 102, "x1": 102, "xref": "x2", "y0": 0, "y1": 1, "yref": "y2 domain"}, {"line": {"color": "gray", "dash": "dash"}, "type": "line", "x0": 114, "x1": 114, "xref": "x2", "y0": 0, "y1": 1, "yref": "y2 domain"}, {"line": {"color": "gray", "dash": "dash"}, "type": "line", "x0": 126, "x1": 126, "xref": "x2", "y0": 0, "y1": 1, "yref": "y2 domain"}, {"line": {"color": "gray", "dash": "dash"}, "type": "line", "x0": 78, "x1": 78, "xref": "x3", "y0": 0, "y1": 1, "yref": "y3 domain"}, {"line": {"color": "gray", "dash": "dash"}, "type": "line", "x0": 90, "x1": 90, "xref": "x3", "y0": 0, "y1": 1, "yref": "y3 domain"}, {"line": {"color": "gray", "dash": "dash"}, "type": "line", "x0": 102, "x1": 102, "xref": "x3", "y0": 0, "y1": 1, "yref": "y3 domain"}, {"line": {"color": "gray", "dash": "dash"}, "type": "line", "x0": 114, "x1": 114, "xref": "x3", "y0": 0, "y1": 1, "yref": "y3 domain"}, {"line": {"color": "gray", "dash": "dash"}, "type": "line", "x0": 126, "x1": 126, "xref": "x3", "y0": 0, "y1": 1, "yref": "y3 domain"}], "title": {"text": "Time Series Split Visualization for All Sizes"}, "xaxis": {"anchor": "y", "domain": [0, 1], "matches": "x3", "showticklabels": false, "title": {"text": "Date"}}, "xaxis2": {"anchor": "y2", "domain": [0, 1], "matches": "x3", "showticklabels": false, "title": {"text": "Date"}}, "xaxis3": {"anchor": "y3", "domain": [0, 1], "title": {"text": "Date"}}, "yaxis": {"anchor": "x", "domain": [0.7778, 1], "title": {"text": "Price per Case"}}, "yaxis2": {"anchor": "x2", "domain": [0.3889, 0.6111], "title": {"text": "Price per Case"}}, "yaxis3": {"anchor": "x3", "domain": [0, 0.2222], "title": {"text": "Price per Case"}}}}

### Figure 2 — Plotly figure (JSON) as saved in the notebook; plotly's stock layout.template omitted (floating-point values rounded to 4 significant figures)
{"data": [{"hovertemplate": "Model=XGBoost<br>Size=32<br>Metric=%{x}<br>Value=%{y}<extra></extra>", "legendgroup": "XGBoost", "line": {"color": "#636efa", "dash": "solid"}, "marker": {"symbol": "circle"}, "mode": "lines+markers", "name": "XGBoost", "orientation": "v", "showlegend": true, "type": "scatter", "x": ["RMSE", "MAE", "MAPE (%)", "R2"], "xaxis": "x3", "y": [1.405, 1.116, 2.616, -0.03167], "yaxis": "y3"}, {"hovertemplate": "Model=RandomForest<br>Size=60<br>Metric=%{x}<br>Value=%{y}<extra></extra>", "legendgroup": "RandomForest", "line": {"color": "#EF553B", "dash": "solid"}, "marker": {"symbol": "circle"}, "mode": "lines+markers", "name": "RandomForest", "orientation": "v", "showlegend": true, "type": "scatter", "x": ["RMSE", "MAE", "MAPE (%)", "R2"], "xaxis": "x4", "y": [1.464, 1.153, 2.705, 0.02466], "yaxis": "y4"}, {"hovertemplate": "Model=RandomForest<br>Size=48<br>Metric=%{x}<br>Value=%{y}<extra></extra>", "legendgroup": "RandomForest", "line": {"color": "#EF553B", "dash": "solid"}, "marker": {"symbol": "circle"}, "mode": "lines+markers", "name": "RandomForest", "orientation": "v", "showlegend": false, "type": "scatter", "x": ["RMSE", "MAE", "MAPE (%)", "R2"], "xaxis": "x", "y": [1.49, 1.185, 2.778, -0.06574], "yaxis": "y"}], "layout": {"annotations": [{"font": {}, "showarrow": false, "text": "Size=48", "x": 0.245, "xanchor": "center", "xref": "paper", "y": 0.465, "yanchor": "bottom", "yref": "paper"}, {"font": {}, "showarrow": false, "text": "Size=32", "x": 0.245, "xanchor": "center", "xref": "paper", "y": 1.0, "yanchor": "bottom", "yref": "paper"}, {"font": {}, "showarrow": false, "text": "Size=60", "x": 0.755, "xanchor": "center", "xref": "paper", "y": 1.0, "yanchor": "bottom", "yref": "paper"}], "height": 500, "legend": {"title": {"text": "Model"}, "tracegroupgap": 0}, "title": {"text": "Model Evaluation Metrics by Size"}, "width": 900, "xaxis": {"anchor": "y", "domain": [0, 0.49], "title": {"text": "Metric"}}, "xaxis2": {"anchor": "y2", "domain": [0.51, 1], "matches": "x", "title": {"text": "Metric"}}, "xaxis3": {"anchor": "y3", "domain": [0, 0.49], "matches": "x", "showticklabels": false}, "xaxis4": {"anchor": "y4", "domain": [0.51, 1], "matches": "x", "showticklabels": false}, "yaxis": {"anchor": "x", "domain": [0, 0.465], "title": {"text": "Value"}}, "yaxis2": {"anchor": "x2", "domain": [0, 0.465], "matches": "y", "showticklabels": false}, "yaxis3": {"anchor": "x3", "domain": [0.535, 1.0], "matches": "y", "title": {"text": "Value"}}, "yaxis4": {"anchor": "x4", "domain": [0.535, 1.0], "matches": "y", "showticklabels": false}}}
